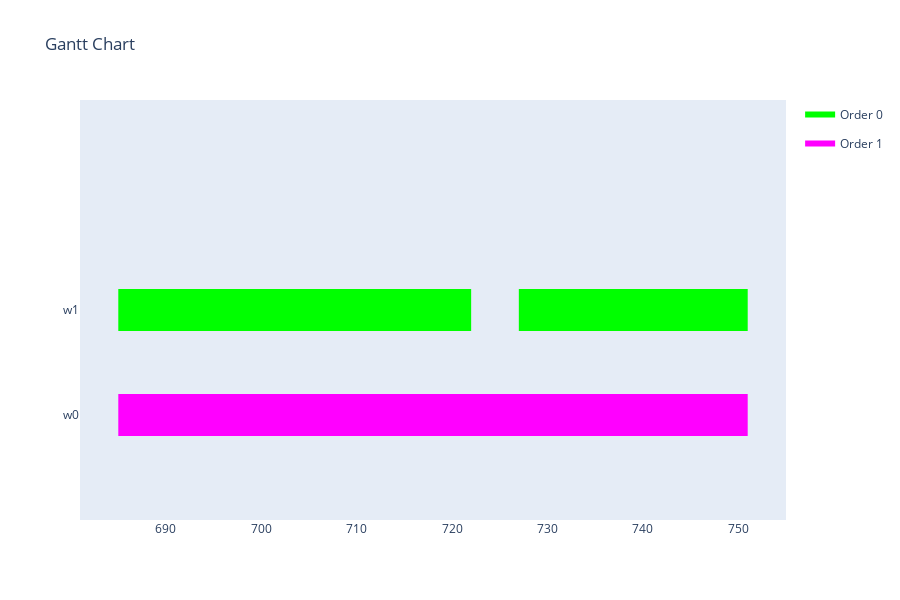

Notebook code for this chart:
### Markdown cell above
Visualization

### Code cell
visualize_schedule(schedule, production_environment, orders)

### Figure 1 — Plotly figure (JSON) as saved in the notebook; plotly's stock layout.template omitted (floating-point values rounded to 4 significant figures)
{"data": [{"fill": "toself", "fillcolor": "rgb(0, 255, 0)", "hoverinfo": "name", "legendgroup": "rgb(0, 255, 0)", "mode": "none", "name": "Order 0", "type": "scatter", "x": [685, 722, 722, 685, 685, 727, 751, 751, 727], "y": [0.8, 0.8, 1.2, 1.2, null, 0.8, 0.8, 1.2, 1.2]}, {"fill": "toself", "fillcolor": "rgb(255, 0, 255)", "hoverinfo": "name", "legendgroup": "rgb(255, 0, 255)", "mode": "none", "name": "Order 1", "type": "scatter", "x": [685, 730, 730, 685, 685, 730, 751, 751, 730], "y": [-0.2, -0.2, 0.2, 0.2, null, -0.2, -0.2, 0.2, 0.2]}, {"legendgroup": "rgb(0, 255, 0)", "marker": {"color": "rgb(0, 255, 0)", "opacity": 0, "size": 1}, "mode": "markers", "name": "", "showlegend": false, "text": [null, null, null, null], "type": "scatter", "x": [685, 722, 727, 751], "y": [1, 1, 1, 1]}, {"legendgroup": "rgb(255, 0, 255)", "marker": {"color": "rgb(255, 0, 255)", "opacity": 0, "size": 1}, "mode": "markers", "name": "", "showlegend": false, "text": [null, null, null, null], "type": "scatter", "x": [685, 730, 730, 751], "y": [0, 0, 0, 0]}], "layout": {"height": 600, "hovermode": "closest", "showlegend": true, "title": {"text": "Gantt Chart"}, "xaxis": {"rangeselector": {"buttons": [{"count": 7, "label": "1w", "step": "day", "stepmode": "backward"}, {"count": 1, "label": "1m", "step": "month", "stepmode": "backward"}, {"count": 6, "label": "6m", "step": "month", "stepmode": "backward"}, {"count": 1, "label": "YTD", "step": "year", "stepmode": "todate"}, {"count": 1, "label": "1y", "step": "year", "stepmode": "backward"}, {"step": "all"}]}, "showgrid": false, "type": "linear", "zeroline": false}, "yaxis": {"autorange": false, "range": [-1, 3], "showgrid": false, "ticktext": ["w0", "w1"], "tickvals": [0, 1], "zeroline": false}}}
